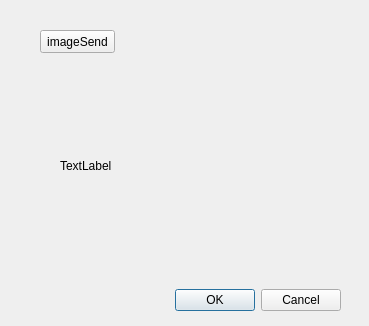
<?xml version="1.0" encoding="UTF-8"?>
<ui version="4.0">
 <class>DialogTestTCP</class>
 <widget class="QDialog" name="DialogTestTCP">
  <property name="geometry">
   <rect>
    <x>0</x>
    <y>0</y>
    <width>369</width>
    <height>326</height>
   </rect>
  </property>
  <property name="windowTitle">
   <string>Dialog</string>
  </property>
  <widget class="QDialogButtonBox" name="buttonBox">
   <property name="geometry">
    <rect>
     <x>120</x>
     <y>280</y>
     <width>221</width>
     <height>41</height>
    </rect>
   </property>
   <property name="orientation">
    <enum>Qt::Horizontal</enum>
   </property>
   <property name="standardButtons">
    <set>QDialogButtonBox::Cancel|QDialogButtonBox::Ok</set>
   </property>
  </widget>
  <widget class="QPushButton" name="pushButton">
   <property name="geometry">
    <rect>
     <x>40</x>
     <y>30</y>
     <width>75</width>
     <height>23</height>
    </rect>
   </property>
   <property name="text">
    <string>imageSend</string>
   </property>
  </widget>
  <widget class="QLabel" name="label">
   <property name="geometry">
    <rect>
     <x>60</x>
     <y>90</y>
     <width>211</width>
     <height>151</height>
    </rect>
   </property>
   <property name="text">
    <string>TextLabel</string>
   </property>
  </widget>
 </widget>
 <resources/>
 <connections>
  <connection>
   <sender>buttonBox</sender>
   <signal>accepted()</signal>
   <receiver>DialogTestTCP</receiver>
   <slot>accept()</slot>
   <hints>
    <hint type="sourcelabel">
     <x>248</x>
     <y>254</y>
    </hint>
    <hint type="destinationlabel">
     <x>157</x>
     <y>274</y>
    </hint>
   </hints>
  </connection>
  <connection>
   <sender>buttonBox</sender>
   <signal>rejected()</signal>
   <receiver>DialogTestTCP</receiver>
   <slot>reject()</slot>
   <hints>
    <hint type="sourcelabel">
     <x>316</x>
     <y>260</y>
    </hint>
    <hint type="destinationlabel">
     <x>286</x>
     <y>274</y>
    </hint>
   </hints>
  </connection>
 </connections>
</ui>
